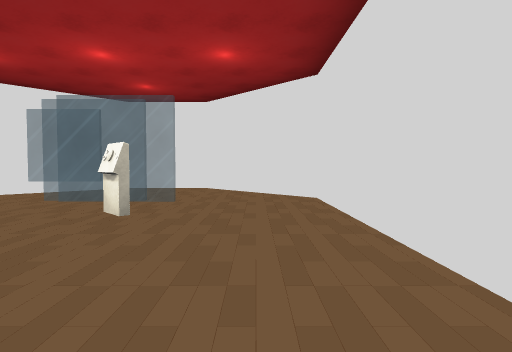
[1] (above)

24 first-person views from a walk through a scene from a Unity 3-D project. The camera is 1.3 m above the floor, tilts 2° down and sees 80° across. The floor is counted in squares, 2 m on a side. Each view is taken from the middle of a square. On the plan, view 1 faces up. The plan holds only what a view shows up to about 10 squares ahead; the rest is blank. The place goes on beyond the plan. The player character is not drawn. Some surface patterns are stand-ins.

[2]
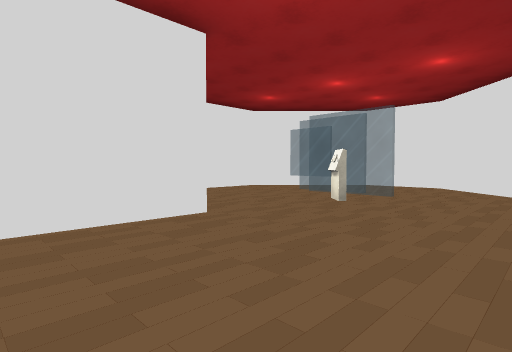

[3]
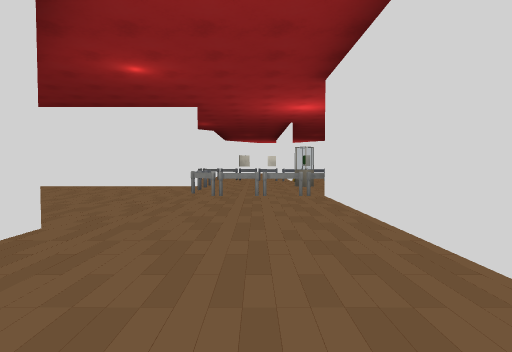

[4]
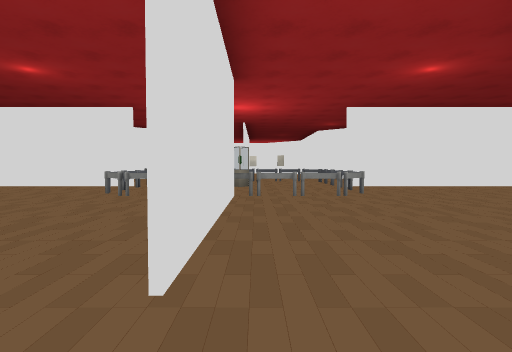

[5]
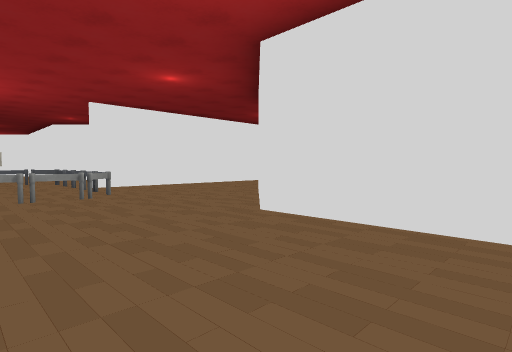

[6]
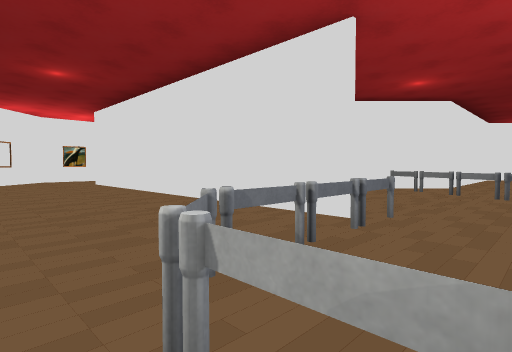

[7]
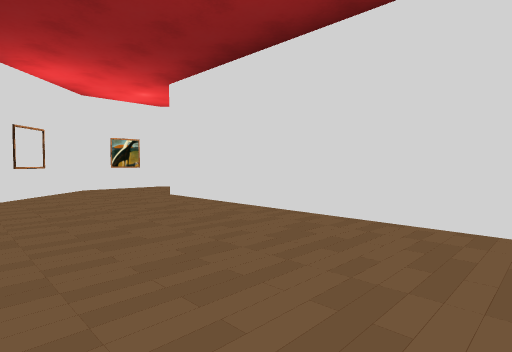

[8]
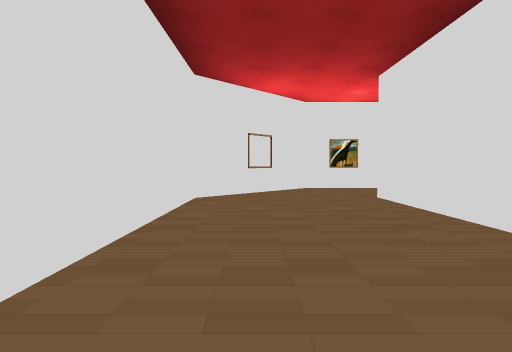

[9]
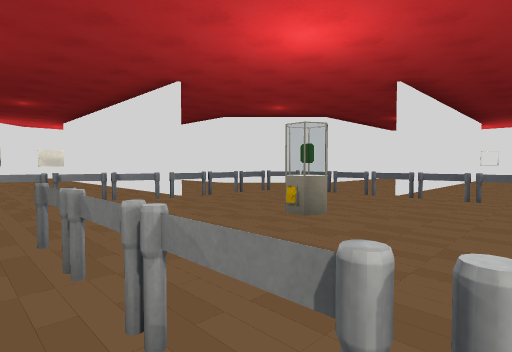

[10]
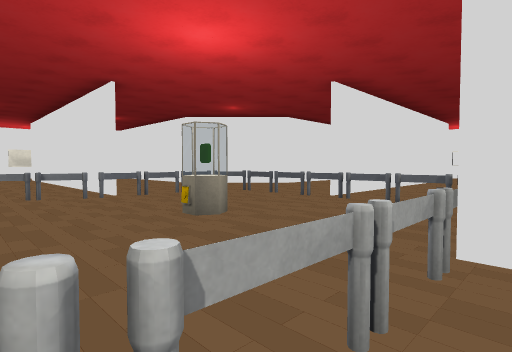

[11]
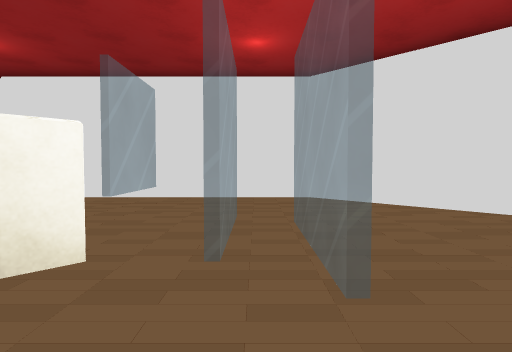

[12]
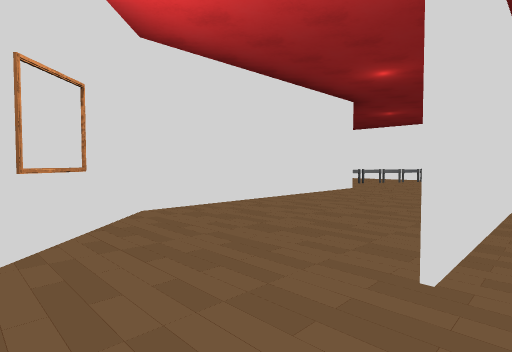

[13]
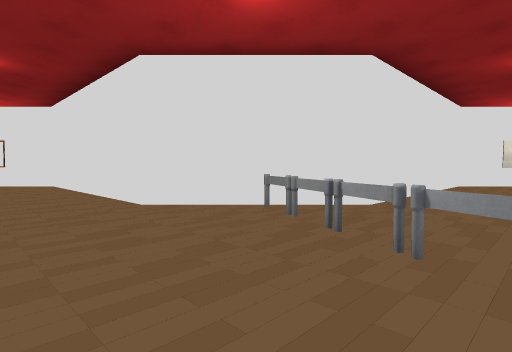

[14]
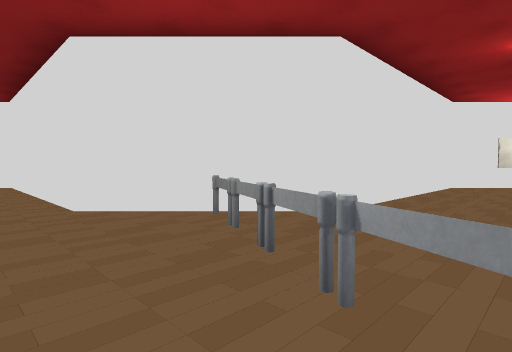

[15]
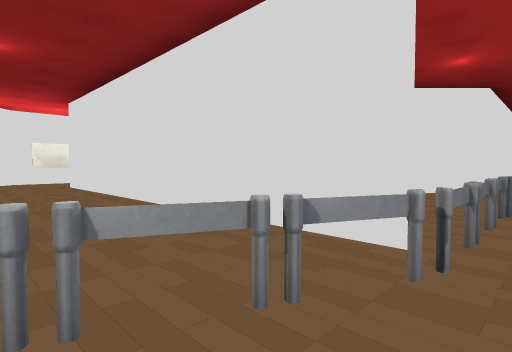

[16]
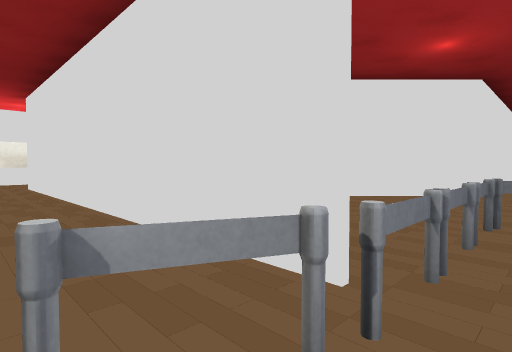

[17]
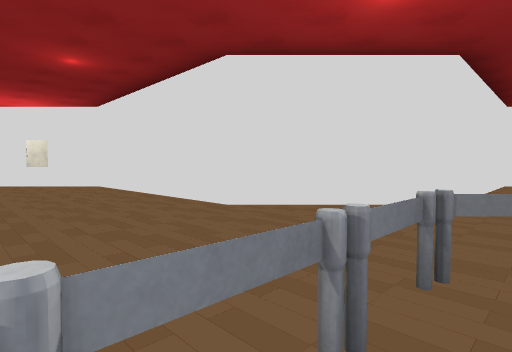

[18]
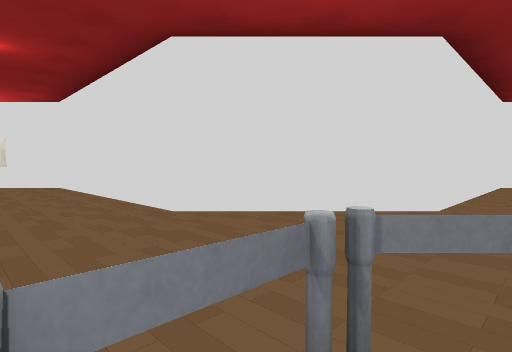

[19]
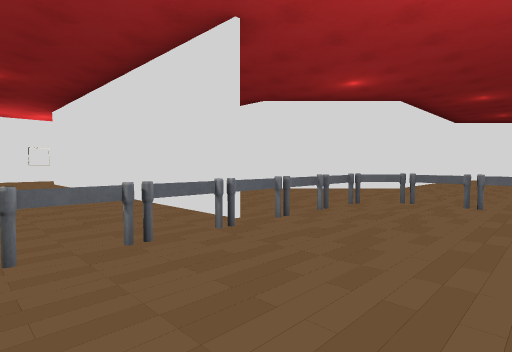

[20]
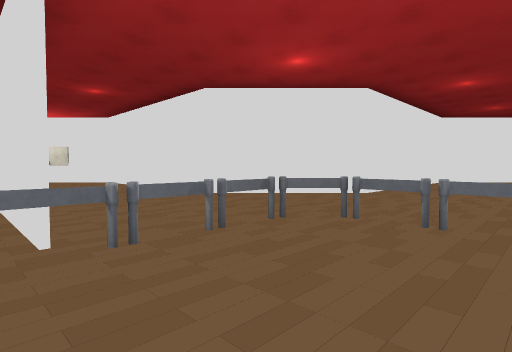

[21]
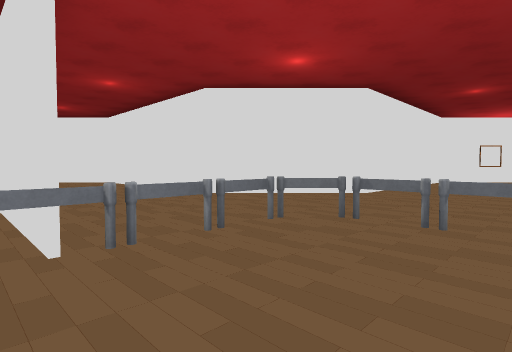

[22]
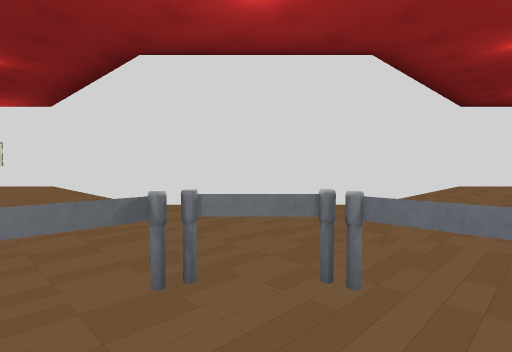

[23]
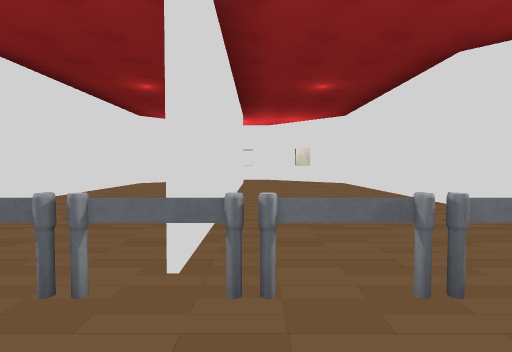

[24]
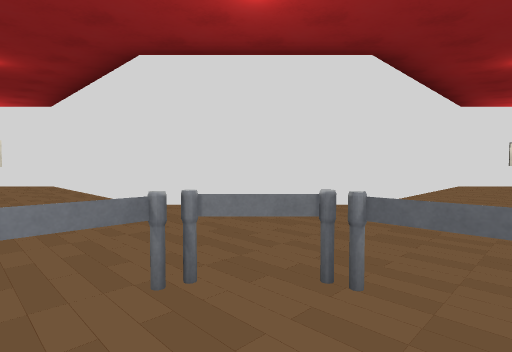

### Floor plan
Key: @ floor where view 1 was taken; # wall or solid block; . floor; = window, fence, low wall or low ledge; O other object.
Columns run from 17 left of view 1 to 13 right of it. Each row starts with its distance up from view 1.
  9              ####
  8             #....#
  7            #......#
  6           #........#
  5           #...==...#
  4           #...=O...#
  3           #........#
  2           #........#
  1           #....#...#
  0           #....#.@.#
 -1           #....#...#
 -2   ########.....#....########
 -3  #.............#............#
 -4 #...........=##=#=...........#
 -5    .........#....==...........#
 -6    .........#.....#...........#
 -7   ##########=..O..##########..#
 -8  ...........#.................#
 -9 #...........=................#
-10  #..........=###==..........#
-11   ########.....#.===########
-12           #....#...#
-13           #....#...#
-14           #....#...#
-15           #... #...#
-16           #... #...#
-17           #... #...#
-18           #... #...#
-19           #... #...#
-20            O......O
-21             O....OO
-22              #O##O
-23               OO

Positions as (right, up) in squares from view 1, and headings:
1: (0, 0), facing up
2: (1, -1), facing up-left
3: (-1, 3), facing down
4: (-3, 3), facing down
5: (-3, 3), facing down-left
6: (-1, -3), facing down-right
7: (4, -3), facing down-right
8: (4, -4), facing right
9: (1, -4), facing down-left
10: (0, -3), facing down-left
11: (0, 5), facing left
12: (12, -6), facing down-left
13: (-1, -8), facing down-right
14: (-1, -9), facing down-right
15: (0, -9), facing down-left
16: (-1, -9), facing down-left
17: (-3, -9), facing down-left
18: (-4, -9), facing down-left
19: (-3, -9), facing up-left
20: (-3, -7), facing up-left
21: (-3, -6), facing up-right
22: (-4, -5), facing up-left
23: (-4, -6), facing left
24: (-4, -8), facing down-left
